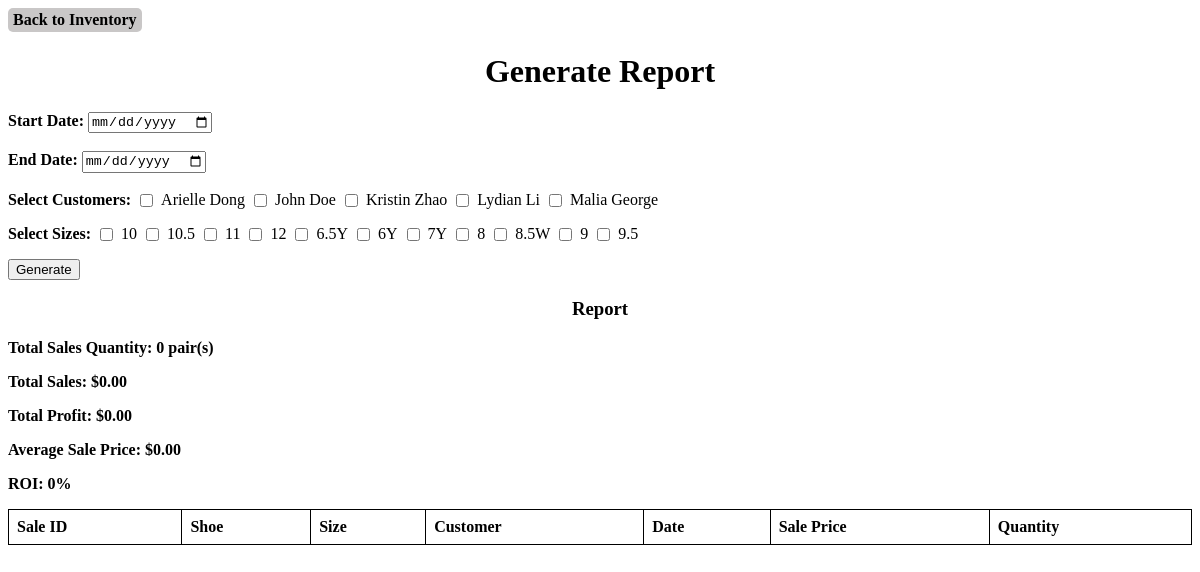
The app's page /report/, older data.
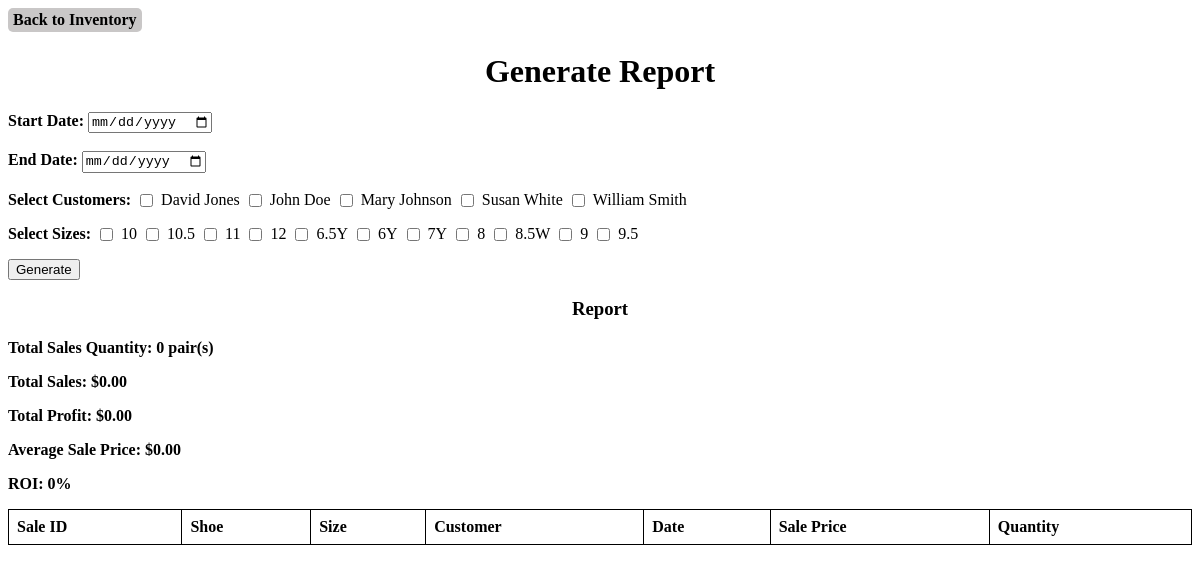
The same page, newer data.
### inventory_app/models.py (models this page shows, shortened)
class Customer(models.Model):
    name = models.CharField(max_length=100)
    email = models.EmailField(unique=True)
    phone = models.CharField(max_length=13)

### inventory_app/views.py (the view, shortened to what this page needs)
# urls.py: path('report/', report, name="report"),
def report(request):
    start_date = request.GET.get('start_date')
    end_date = request.GET.get('end_date')
    selected_customers = request.GET.getlist('customer')
    selected_sizes = request.GET.getlist('size')
    sales = []
    report = []
    customers = Customer.objects.all().order_by('name')
    sizes = Inventory.objects.values_list('size', flat=True).distinct().order_by('size')
    return render(
        request,
        'sales/generate_report.html',
        {
            'customers': customers,
            'sizes': sizes,
            'sales': sales,
            'report': report,
        })

### inventory_app/templates/sales/generate_report.html (shortened to what this page needs)
<head>
</head>
<body>
    <a href="{% url 'inventory_list' %}" class="button">Back to Inventory</a>
    <h1>Generate Report</h1>
    <form method="get">
        <label for="start_date"><strong>Start Date:</strong></label>
        <input type="date" id="start_date" name="start_date" value="{{ start_date }}"><br><br>
        <label for="end_date"><strong>End Date:</strong></label>
        <input type="date" id="end_date" name='end_date' value="{{ end_date }}"><br><br>
        <div class="checkbox-group">
            <label for="customer"><strong>Select Customers:</strong></label>
            {% for customer in customers %}
                <input type="checkbox" name="customer" value="{{ customer.id }}"> {{ customer.name }}
            {% endfor %}
        </div>
        <div class="checkbox-group">
            <label for="size"><strong>Select Sizes:</strong></label>
            {% for size in sizes %}
                <input type="checkbox" name="size" value="{{ size }}"> {{ size }}
            {% endfor %}
        </div>
        <button type="submit">Generate</button>
    </form>
    <h3>Report</h3>
    <div class="summary">
        <p>Total Sales Quantity: {{ report.0|default:"0" }} pair(s)</p>
        <p>Total Sales: ${{ report.1|floatformat:2|default:"0.00" }}</p>
        <p>Total Profit: ${{ report.2|floatformat:2|default:"0.00" }}</p>
        <p>Average Sale Price: ${{ report.3|floatformat:2|default:"0.00" }}</p>
        <p>ROI: {{ report.4|floatformat:2|default:"0"}}%</p>
    </div>
    <table>
        <tr>
            <th>Sale ID</th>
            <th>Shoe</th>
            <th>Size</th>
            <th>Customer</th>
            <th>Date</th>
            <th>Sale Price</th>
            <th>Quantity</th>
        </tr>
    </table>
</body>

Row changes from the older to the newer data that the page shows:
changed Customer: name "Arielle Dong" → "David Jones"
changed Customer: name "Lydian Li" → "Mary Johnson"
changed Customer: name "Malia George" → "Susan White"
changed Customer: name "Kristin Zhao" → "William Smith"; moves down the list
